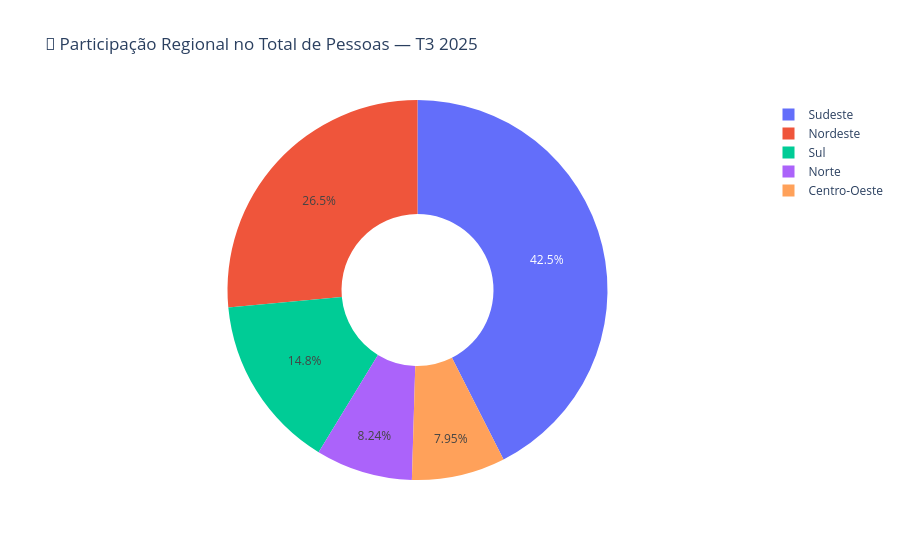

The cell this chart's notebook holds for it:
### Markdown cell above
### 🔤 Renomeando a Coluna de Total de Pessoas para *Desocupados*

Neste passo, a coluna **`Total_Pessoas`** é renomeada para **`Desocupados`**, ajustando a nomenclatura do dataset para refletir corretamente o conteúdo e facilitar a interpretação das análises seguintes.

### Code cell
import plotly.express as px

print("🔍 Colunas disponíveis em df_regioes:")
print(df_regioes.columns)

print("🥧 Construindo gráfico de participação regional (T3 2025)...")

# Filtrar último trimestre e agregar por região
df_participacao = (
    df_regioes[df_regioes["Trimestre"] == "T3_2025"]
    .groupby("Região", as_index=False)["Total_Pessoas"]
    .sum()
)

# Calcular total nacional
total_nacional = df_participacao["Total_Pessoas"].sum()

# Calcular percentual
df_participacao["Percentual"] = (
    df_participacao["Total_Pessoas"] / total_nacional * 100
)

display(df_participacao)

# Criar gráfico de pizza
fig_part = px.pie(
    df_participacao,
    names="Região",
    values="Total_Pessoas",   # ✅ use valores absolutos
    title="🥧 Participação Regional no Total de Pessoas — T3 2025",
    hole=0.4
)

# 🔒 Exportação para GitHub
fig_part.write_image("grafico_6_participacao_regional_T3_2025.png")

fig_part.show()

### Figure 1 — Plotly figure (JSON) as saved in the notebook; plotly's stock layout.template omitted (floating-point values rounded to 4 significant figures)
{"data": [{"domain": {"x": [0, 1], "y": [0, 1]}, "hole": 0.4, "hovertemplate": "Região=%{label}<br>Total_Pessoas=%{value}<extra></extra>", "labels": ["Centro-Oeste", "Nordeste", "Norte", "Sudeste", "Sul"], "legendgroup": "", "name": "", "showlegend": true, "type": "pie", "values": [13866, 46180, 14379, 74158, 25828]}], "layout": {"legend": {"tracegroupgap": 0}, "title": {"text": "🥧 Participação Regional no Total de Pessoas — T3 2025"}}}
